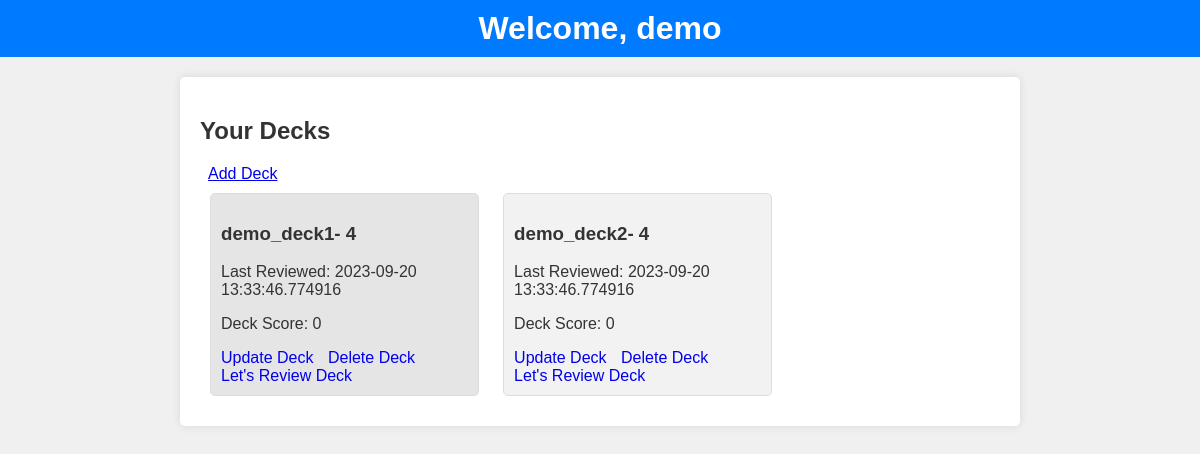
The app's page /user_dashboard/1, older data.
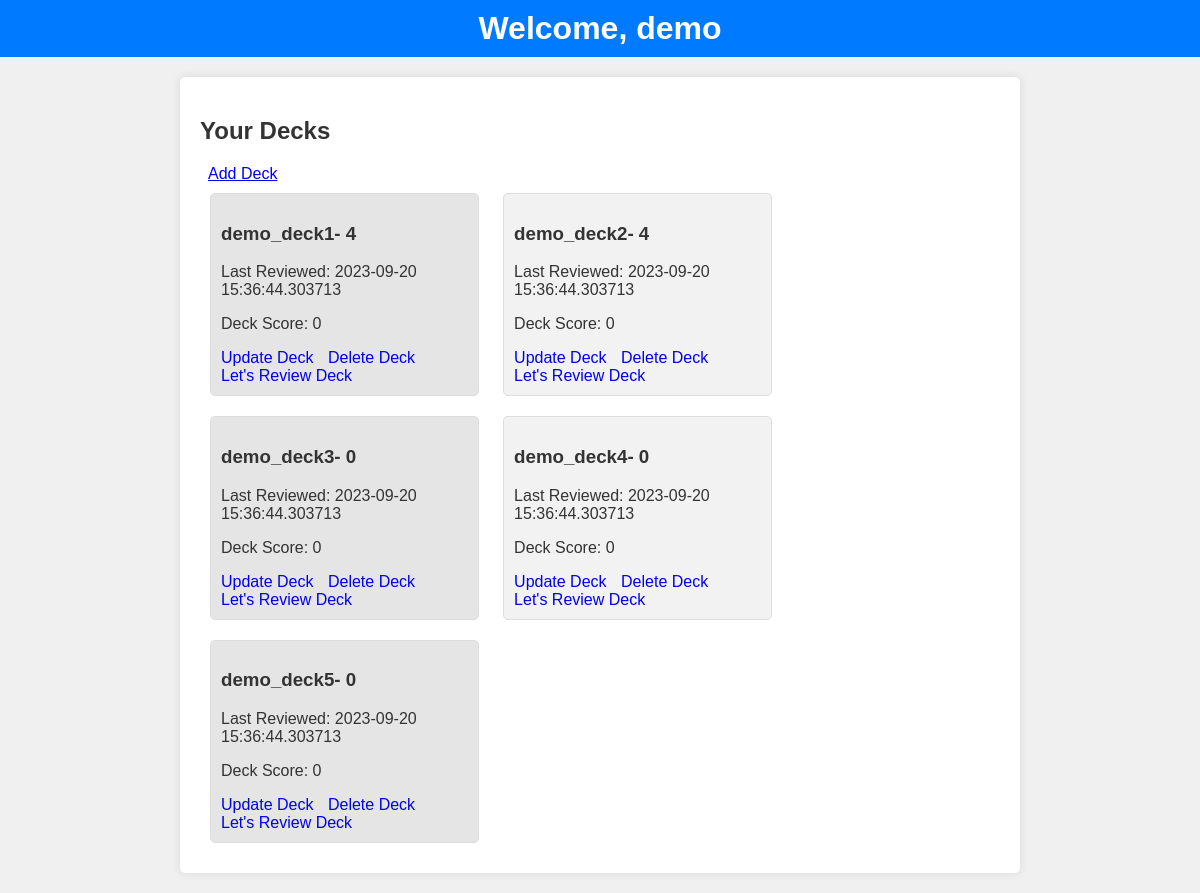
The same page, newer data.
### app.py (models this page shows, shortened)
class User(db.Model):
        id = db.Column(db.Integer, primary_key = True, autoincrement=True)
        username = db.Column(db.String(200), nullable = False)
        email = db.Column(db.String(200), nullable = False)
        password = db.Column(db.String(200), nullable = False)
        user_decks = relationship('Deck')

class Deck(db.Model):
        id = db.Column(db.Integer, primary_key = True, autoincrement=True)
        name = db.Column(db.String(200), nullable = False)
        last_reviewed = db.Column(db.DateTime , default = datetime.now())
        deck_score = db.Column(db.Integer, nullable = False)
        cards = relationship('Card' , cascade="all, delete-orphan")
        user_id = db.Column(db.Integer, db.ForeignKey('user.id'), nullable=False)
        deck_user = relationship('User', overlaps="user_decks")

### app.py (the view)
@app.route('/user_dashboard/<int:user_id>', methods=['GET'])
def user_dashboard(user_id):
     user = User.query.get_or_404(user_id)
     print(user.user_decks)
     return render_template('user_dashboard.html', user = user)

### templates/user_dashboard.html (shortened to what this page needs)
<!DOCTYPE html>
<html lang="en">
<head>
</head>
<body>
    <header>
        <h1>Welcome, {{ user.username }}</h1>
    </header>
    <div class="container">
        <h2>Your Decks</h2>
        &nbsp <a href="/add_deck/{{ user.id }}"> Add Deck</a> <br>
        {% for deck in user.user_decks %}
        <div class="card">
            <h3>{{ deck.name }}- {{deck.cards | length}}</h3>
            <p>Last Reviewed: {{ deck.last_reviewed }}</p>
            <p>Deck Score: {{ deck.deck_score }}</p>
            <a href="/update_deck/{{ deck.id }}">Update Deck</a>
            <a href="/delete_deck/{{ deck.id }}">Delete Deck</a> <br>
            <a href="/review_deck/{{ deck.id }}">Let's Review Deck</a>
        </div>
        {% endfor %}
    </div>
</body>
</html>

### templates/user_dashboard.html (style rules this page uses)
body, h1 { margin: 0; padding: 0; }
body { font-family: Arial, sans-serif; background-color: #f0f0f0; color: #333; }
header { background-color: #007BFF; color: #fff; text-align: center; padding: 10px; }
.container { max-width: 800px; margin: 20px auto; background-color: #fff; padding: 20px; border-radius: 5px; box-shadow: 0px 0px 10px rgba(0, 0, 0, 0.1); }
.card { border: 1px solid #ddd; padding: 10px; margin: 10px; border-radius: 5px; display: inline-block; width: calc(33.33% - 20px); background-color: #fff; }
.card:nth-child(odd) { background-color: #f2f2f2; }
.card:nth-child(even) { background-color: #e5e5e5; }
.card a { margin-right: 10px; text-decoration: none; }

Row changes from the older to the newer data that the page shows:
changed Deck "demo_deck1": last_reviewed "2023-09-20 13:33:46.774916" → "2023-09-20 15:36:44.303713"
changed Deck "demo_deck2": last_reviewed "2023-09-20 13:33:46.774916" → "2023-09-20 15:36:44.303713"
added Deck: name "demo_deck3", cards|length "0", last_reviewed "2023-09-20 15:36:44.303713", deck_score "0"
added Deck: name "demo_deck4", cards|length "0", last_reviewed "2023-09-20 15:36:44.303713", deck_score "0"
added Deck: name "demo_deck5", cards|length "0", last_reviewed "2023-09-20 15:36:44.303713", deck_score "0"
